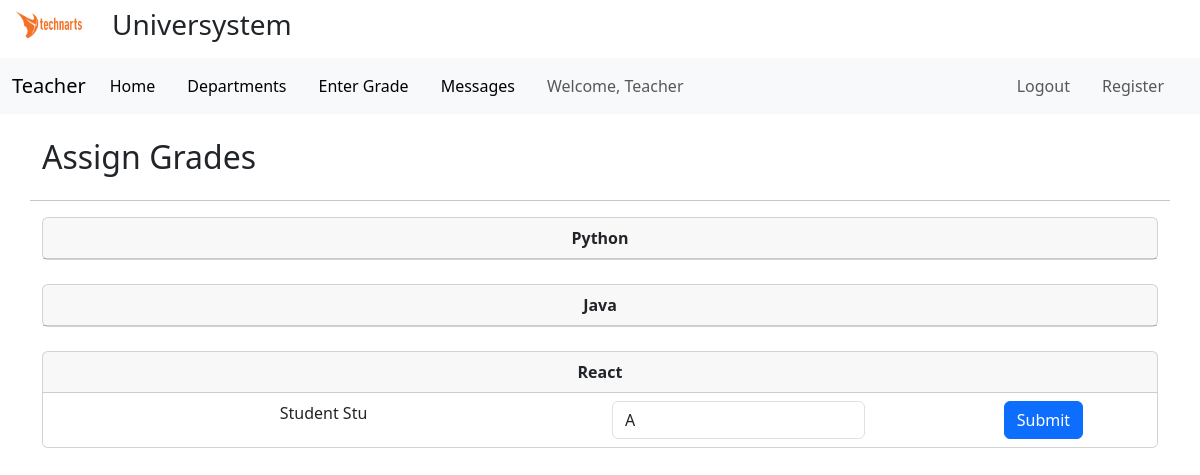
The page /grade/ (signed in) on the database as committed earlier.
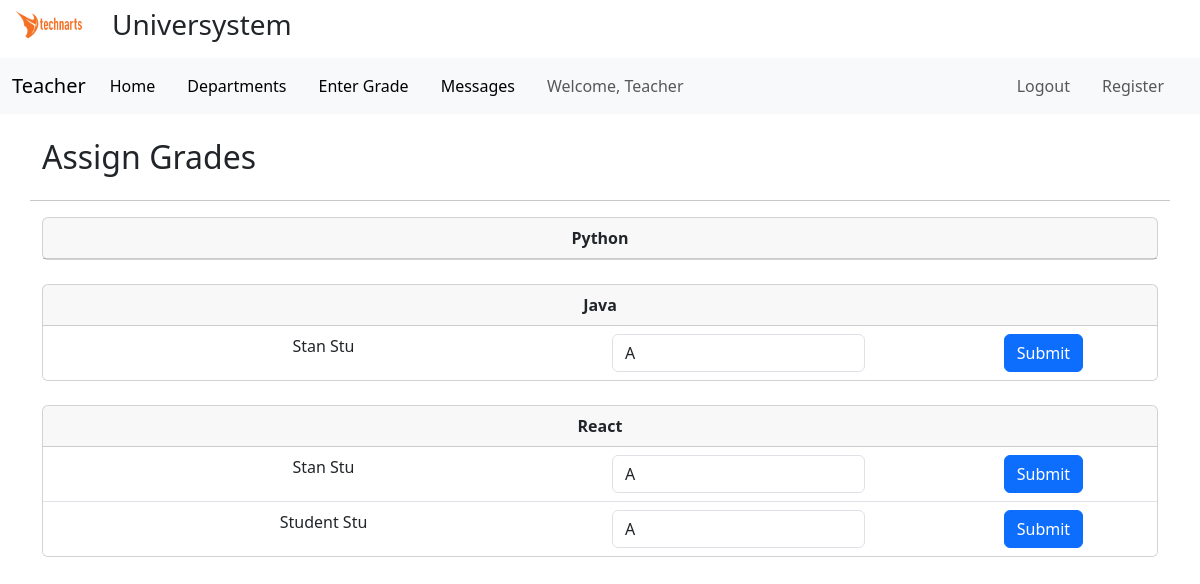
The same page on the database as committed later.
### teacherapp/models.py (models this page shows, shortened)
class CustomUser(AbstractUser):
    STATUS = (
        ('Teacher', 'Teacher'),
        ('Student', 'Student'),
        ('Admin', 'Admin'),
    )
    status = models.CharField(
        max_length=100, choices=STATUS, default='Student',)

class Student(models.Model):
    user = models.OneToOneField(CustomUser, on_delete=models.CASCADE)
    department_of_student = models.ForeignKey(
        Department, on_delete=models.CASCADE, blank=True, null=True)
    student_ects = models.IntegerField(default=0)
    student_lessons = models.ManyToManyField(Lesson, blank=True,)
    student_grade = models.CharField(max_length=2, blank=True, null=True)
    department_request = models.BooleanField(default=False)

### baseapp/models.py (models this page shows, shortened)
class Lesson(models.Model):
    title = models.CharField(max_length=100)
    ects = models.IntegerField()
    category = models.ManyToManyField(Department)
    capacity = models.IntegerField(default=3)

### teacherapp/views.py (the view, shortened to what this page needs)
# urls.py: path('grade/', GradeView.as_view(), name='grade'),
class GradeView(LoginRequiredMixin, View):  # get lesson and lıst students for that lesson
    def get(self, request):
        teacher = Teacher.objects.get(user__username=request.user.username)
        lessons = teacher.lesson_of_teacher.all()
        user = CustomUser.objects.get(username=request.user.username)
        students = Student.objects.filter(
            student_lessons__in=lessons).distinct()
        context = {
            'teacher': teacher,
            'students': students,
            'user': user,
            'lessons': lessons,
        }
        return render(request, 'teacherapp/grade.html', context)

### teacherapp/templates/teacherapp/grade.html (shortened to what this page needs)
{% extends 'base.html' %} {% load static %} {% block title %}Grades{% endblock title %} {% block content %}
<div class="container">
  <div class="row">
    <h2 class="mt-4 mb-4">Assign Grades</h2>
    <hr />
    <form method="POST" action="{% url 'grade' %}">
      {% csrf_token %} {% for lesson in teacher.lesson_of_teacher.all %}
      <div class="card">
        <div class="card-header text-center">
          <strong>{{ lesson.title }}</strong>
        </div>
        <ul class="list-group list-group-flush">
          {% for student in students %} {% if lesson in student.student_lessons.all %}
          <li class="list-group-item">
            <div class="row">
              <div class="col-md-6 text-center">{{ student.user.first_name }} {{ student.user.last_name }}</div>
              <div class="col-md-3">
                <select name="grade" class="form-control">
                  <option value="A">A</option>
                </select>
              </div>
              <div class="col-md-3">
                <div class="row justify-content-center">
                  <div class="col-md-2 text-center">
                    <button type="submit" class="btn btn-primary">Submit</button>
                  </div>
                </div>
              </div>
            </div>
          </li>
          {% endif %} {% endfor %}
        </ul>
      </div>
      <br />
      {% endfor %}
    </form>
  </div>
</div>
{% endblock content %}

### templates/base.html (shortened to what this page needs)
{% load static %}
<!DOCTYPE html>
<html lang="en">
  <head>
    <link
      href="https://cdn.jsdelivr.net/npm/bootstrap@5.3.3/dist/css/bootstrap.min.css"
      rel="stylesheet"
    />
  </head>
  <body>
    {% include 'partials/_toppart.html' %} {% include 'partials/_navbar.html' %} {% block content %} {% endblock content%}
  </body>
</html>

### templates/partials/_toppart.html
{% load static %}
<div class="container-fluid py-2 small">
  <div class="row">
    <div class="col-md-1 d-flex mb-2">
      <img src="{% static 'baseapp/img/logo.png' %}" alt="Universystem" class="img-fluid"/>
    </div>
    <div class="col-md-11">
      <h3>Universystem</h3>
    </div>
  </div>
</div>

### templates/partials/_navbar.html (shortened to what this page needs)
<nav class="navbar navbar-expand-lg bg-body-tertiary">
  <div class="container-fluid">
    {% if user.status == "Teacher" %}
    <a class="navbar-brand">Teacher</a>
    {% elif user.status == "Student" %}
    <a class="navbar-brand">Student</a>
    {% endif %}
    <div class="collapse navbar-collapse" id="navbarSupportedContent">
      <ul class="navbar-nav mr-auto mb-2 mb-lg-0">
        <li class="nav-item me-3">
          <a class="nav-link active" aria-current="page" href="{% url 'index' %}">Home</a>
        </li>
        <li class="nav-item me-3">
          <a class="nav-link active" aria-current="page" href="{% url 'department' %}">Departments</a>
        </li>
        {% if user.status == "Teacher" %}
        <li class="nav-item me-3">
          <a class="nav-link active" aria-current="page" href="{% url 'grade' %}">Enter Grade</a>
        </li>
        <li class="nav-item me-3">
          <a class="nav-link active" aria-current="page" href="{% url 'message' %}">Messages</a>
        </li>
        {% elif user.status == "Student" %}
        <li class="nav-item me-3">
          <a class="nav-link active" aria-current="page" href="{% url 'syllabus' %}">Lesson</a>
        </li>
        {% endif %}
        <li class="nav-item">
          <a class="nav-link">Welcome, {{ user.first_name|title }}</a>
        </li>
      </ul>
      <ul class="navbar-nav ms-auto">
        <li class="nav-item me-3">
          <a class="nav-link" href="{% url 'logout' %}">Logout</a>
        </li>
        <li class="nav-item me-3">
          <a class="nav-link" href="{% url 'register' %}">Register</a>
        </li>
      </ul>
    </div>
  </div>
</nav>

Rows that differ between the two databases and show on the page:
changed Lesson "Java": gains Student (user.first_name "Stan", user.last_name "Stu")
changed Lesson "React": gains Student (user.first_name "Stan", user.last_name "Stu")
